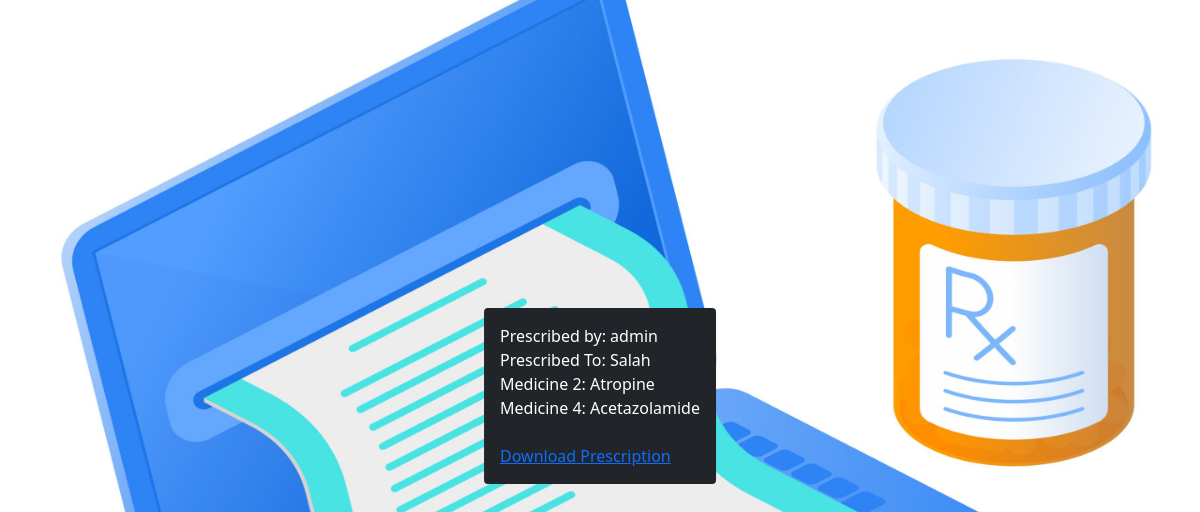
Screenshot of /viewprescription.php?id=5 (signed in) with the database file from the repository.
### tables this page shows
CREATE TABLE `prescribedmedicines` (
  `id` int(11) NOT NULL,
  `prescribedby` int(11) NOT NULL,
  `prescribedto` int(11) NOT NULL,
  `med1` int(11) NOT NULL,
  `med2` int(11) NOT NULL,
  `med3` int(11) NOT NULL,
  `med4` int(11) NOT NULL,
  `med5` int(11) NOT NULL
);

CREATE TABLE `users` (
  `id` int(11) NOT NULL,
  `username` varchar(20) NOT NULL,
  `password` varchar(100) NOT NULL
);

CREATE TABLE `patientinfo` (
  `id` int(11) NOT NULL,
  `name` varchar(20) NOT NULL,
  `gender` varchar(20) NOT NULL,
  `age` int(11) NOT NULL,
  `address` varchar(100) NOT NULL,
  `number` int(11) NOT NULL
);

CREATE TABLE `medicines` (
  `id` int(11) NOT NULL,
  `name` varchar(20) NOT NULL,
  `indication` varchar(20) NOT NULL,
  `usages` varchar(50) NOT NULL,
  `instruction` varchar(100) NOT NULL
);

### viewprescription.php (the view, shortened to what this page needs)
<html>
<head>
<link rel="stylesheet" href="css/bootstrap.min.css">
</head>
<body>
<div class="position-absolute top-50 start-50 translate-middle">
<div class="p-3 mb-2 bg-dark text-white rounded">
<?php
$dbservername = "localhost";
$dbusername = "root";
$dbpassword = "";
$dbname = "onlineprescription";
$conn = mysqli_connect($dbservername, $dbusername, $dbpassword, $dbname);
    $prescribedto = $_GET['id'];
    $sql = "SELECT * from prescribedmedicines where prescribedto = '$prescribedto'";
    $res = mysqli_query($conn, $sql);
    if (mysqli_num_rows($res) > 0) {
        while($row = mysqli_fetch_assoc($res)) {
                $doctorid = $row["prescribedby"];
                $doctornamesql = "SELECT username from users where id = '$doctorid'";
                $doctornameres = mysqli_query($conn, $doctornamesql);
                $doctornamerow = mysqli_fetch_assoc($doctornameres);
                $doctorname = $doctornamerow["username"];
                echo "Prescribed by: $doctorname <br>";
                $patientid = $row["prescribedto"];
                $sql = "SELECT name from patientinfo where id = '$patientid'";
                $res = mysqli_query($conn, $sql);
                $patientrow = mysqli_fetch_assoc($res);
                $patientname = $patientrow["name"];
                echo "Prescribed To: " . $patientname . "<br>";
                $med1id = $row["med1"];
                $sql = "SELECT name from medicines where id = '$med1id'";
                $res = mysqli_query($conn, $sql);
                $med2id = $row["med2"];
                $sql = "SELECT name from medicines where id = '$med2id'";
                $res = mysqli_query($conn, $sql);
                if (mysqli_num_rows($res) > 0) {
                    $med2row = mysqli_fetch_assoc($res);
                    $med2 = $med2row["name"];
                    echo "Medicine 2: " . $med2 . "<br>";
                }
                $med3id = $row["med3"];
                $sql = "SELECT name from medicines where id = '$med3id'";
                $res = mysqli_query($conn, $sql);
                $med4id = $row["med4"];
                $sql = "SELECT name from medicines where id = '$med4id'";
                $res = mysqli_query($conn, $sql);
                if (mysqli_num_rows($res) > 0) {
                    $med4row = mysqli_fetch_assoc($res);
                    $med4 = $med4row["name"];
                    echo "Medicine 4: " . $med4 . "<br>";
                }
                $med5id = $row["med5"];
                $sql = "SELECT name from medicines where id = '$med5id'";
                $res = mysqli_query($conn, $sql);
                echo "<br>";
                echo "<td><a href='prescriptionpdf.php?id=".$row["id"]."'>Download Prescription</a></td>";
            }
        }
     else {
        echo "No prescriptions found";
    }
?>
</div>
</div>
</body>
</html>

### viewprescription.php (style rules this page uses)
body { background-image: url('bg.jpg'); background-repeat: no-repeat; background-attachment: fixed; background-size: 100% 100%; }

### rows the page displays
prescribedmedicines: users.username "admin", patientinfo.name "Salah", medicines.name "Atropine", medicines.name "Acetazolamide"
